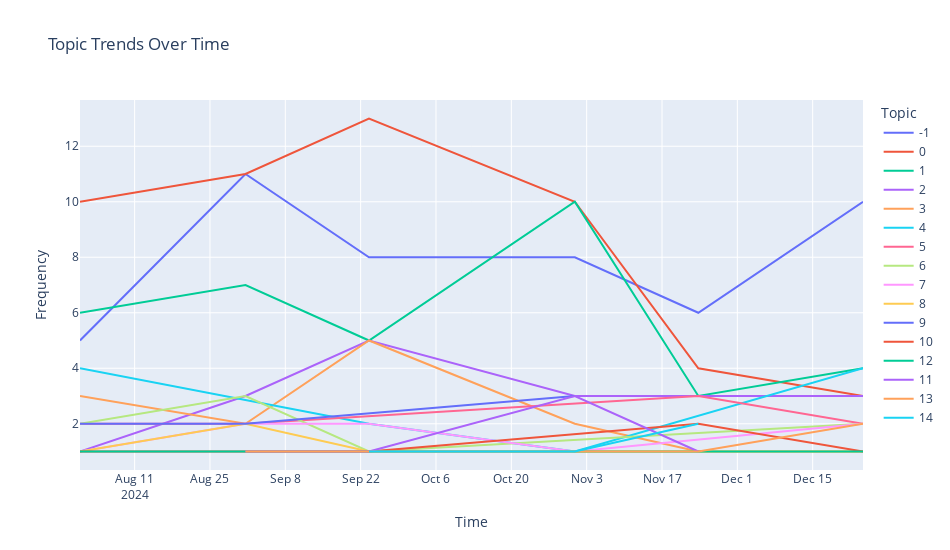

Here is the notebook cell this chart was saved with:
### Code cell
import plotly.express as px

# Convert Timestamp to datetime (if needed)
topics_over_time["Timestamp"] = pd.to_datetime(topics_over_time["Timestamp"])

# Plot topic trends
fig = px.line(
    topics_over_time,
    x="Timestamp",
    y="Frequency",
    color="Topic",
    hover_data={"Words": True},
    title="Topic Trends Over Time"
)

# Customize layout
fig.update_layout(
    xaxis_title="Time",
    yaxis_title="Frequency",
    width=950,
    height=550
)

fig.show()

### Figure 1 — Plotly figure (JSON) as saved in the notebook; plotly's stock layout.template omitted (floating-point values rounded to 4 significant figures)
{"data": [{"customdata": [["school waiting long, accept school waiting, bummer think advertise, waiting long need, long need dissatisfied"], ["afterschool need product, file available free, encourage caregiver, office need, elementary afterschool need"], ["school subscribe email, create plan, subscribe email address, write plan, email"], ["scope need, afford time look, site resourcesjust need, time invest soon, time invest"], ["vocational school special, vocational, variety quality need, quality need, quality need justify"], ["align need, school align, organize difficult, organize, plan make"]], "hovertemplate": "Topic=-1<br>Timestamp=%{x}<br>Frequency=%{y}<br>Words=%{customdata[0]}<extra></extra>", "legendgroup": "-1", "line": {"color": "#636efa", "dash": "solid"}, "marker": {"symbol": "circle"}, "mode": "lines", "name": "-1", "orientation": "v", "showlegend": true, "type": "scatter", "x": ["2024-07-31T20:19:40.800000", "2024-08-31T14:24:00", "2024-09-23T13:12:00", "2024-10-31T19:12:00", "2024-11-23T18:00:00", "2024-12-24T08:24:00"], "xaxis": "x", "y": [5, 11, 8, 8, 6, 10], "yaxis": "y"}, {"customdata": [["cancel free trial, cancel help, cancel free, cancel help page, try cancel"], ["month cancel, cancel trial, charge month, month charge, free trial end"], ["charge apparently cancel, cancel month, actually cancel frustrating, think cancel, cancel cancel"], ["try cancel month, cancel month, cancel month continue, cancel monthly, try cancel"], ["charge past month, month charge, account charge, month charge long, account charge past"], ["try cancel month, cancel month, cancel month time, think cancel, try cancel"]], "hovertemplate": "Topic=0<br>Timestamp=%{x}<br>Frequency=%{y}<br>Words=%{customdata[0]}<extra></extra>", "legendgroup": "0", "line": {"color": "#EF553B", "dash": "solid"}, "marker": {"symbol": "circle"}, "mode": "lines", "name": "0", "orientation": "v", "showlegend": true, "type": "scatter", "x": ["2024-07-31T20:19:40.800000", "2024-08-31T14:24:00", "2024-09-23T13:12:00", "2024-10-31T19:12:00", "2024-11-23T18:00:00", "2024-12-24T08:24:00"], "xaxis": "x", "y": [10, 11, 13, 10, 4, 3], "yaxis": "y"}, {"customdata": [["print download, gallery download, download, design exist hard, item digital"], ["page print frustrating, cut page print, print frustrating print, page print, page open print"], ["poster download difficult, download print, download difficult, download difficult indicate, know download hard"], ["print want, print require prep, interactive just print, need clipart, want print"], ["download useful, haad download useful, mobile device, make website, specifoc preview download"], ["way print download, print download, page print, available pdf, issue like illustration"]], "hovertemplate": "Topic=1<br>Timestamp=%{x}<br>Frequency=%{y}<br>Words=%{customdata[0]}<extra></extra>", "legendgroup": "1", "line": {"color": "#00cc96", "dash": "solid"}, "marker": {"symbol": "circle"}, "mode": "lines", "name": "1", "orientation": "v", "showlegend": true, "type": "scatter", "x": ["2024-07-31T20:19:40.800000", "2024-08-31T14:24:00", "2024-09-23T13:12:00", "2024-10-31T19:12:00", "2024-11-23T18:00:00", "2024-12-24T08:24:00"], "xaxis": "x", "y": [6, 7, 5, 10, 3, 4], "yaxis": "y"}, {"customdata": [["math school math, math look like, school math look, school math, math school"], ["computer science math, math stuff apply, apply justify rigorous, math alot, stuff apply justify"], ["math standard, key math, math, level math, stuff adjust assignment"], ["school math majority, create school math, school math, math 912, math alot recreation"], ["school math, school chemistry, level secondary elementary, elementary stuff, basic addition subtraction"], ["insufficient level subjectcurriculum, limited physical education, need enhance learn, low insufficient, level subjectcurriculum"]], "hovertemplate": "Topic=2<br>Timestamp=%{x}<br>Frequency=%{y}<br>Words=%{customdata[0]}<extra></extra>", "legendgroup": "2", "line": {"color": "#ab63fa", "dash": "solid"}, "marker": {"symbol": "circle"}, "mode": "lines", "name": "2", "orientation": "v", "showlegend": true, "type": "scatter", "x": ["2024-07-31T20:19:40.800000", "2024-08-31T14:24:00", "2024-09-23T13:12:00", "2024-10-31T19:12:00", "2024-11-23T18:00:00", "2024-12-24T08:24:00"], "xaxis": "x", "y": [1, 3, 5, 3, 3, 3], "yaxis": "y"}, {"customdata": [["love site expand, site expand love, love site thank, thank love site, love site"], ["hope utilize wonderful, utilize wonderful ill, love website able, hope utilize, utilize wonderful"], ["love site highly, site highly love, absolutely love site, love helpful, utilize absolutely love"], ["lifesaver wiggle room, love helpful, lifesaver, able applicable, able applicable early"], ["affordable definitely resubscribe, definitely resubscribe, wonderful affordable definitely, resubscribe, wonderful affordable"], ["fulfill money maintain, plan continue future, continue future fulfill, future fulfill money, plan continue"]], "hovertemplate": "Topic=3<br>Timestamp=%{x}<br>Frequency=%{y}<br>Words=%{customdata[0]}<extra></extra>", "legendgroup": "3", "line": {"color": "#FFA15A", "dash": "solid"}, "marker": {"symbol": "circle"}, "mode": "lines", "name": "3", "orientation": "v", "showlegend": true, "type": "scatter", "x": ["2024-07-31T20:19:40.800000", "2024-08-31T14:24:00", "2024-09-23T13:12:00", "2024-10-31T19:12:00", "2024-11-23T18:00:00", "2024-12-24T08:24:00"], "xaxis": "x", "y": [3, 2, 5, 2, 1, 1], "yaxis": "y"}, {"customdata": [["look english phonic, dual printable englishmandarin, english phonic, read copywriting, english phonic game"], ["comprehension passage sciencesocial, comprehension passage, vocabulary grammar, vocabulary grammar level, reading comprehension passage"], ["traditional chinese 5yearold, chinese 5yearold, 5yearold especially phonetic, chinese 5yearold especially, phonetic symbol zhuyin"], ["russian immersion english, immersion english renew, immersion english, english renew, improve read"]], "hovertemplate": "Topic=4<br>Timestamp=%{x}<br>Frequency=%{y}<br>Words=%{customdata[0]}<extra></extra>", "legendgroup": "4", "line": {"color": "#19d3f3", "dash": "solid"}, "marker": {"symbol": "circle"}, "mode": "lines", "name": "4", "orientation": "v", "showlegend": true, "type": "scatter", "x": ["2024-07-31T20:19:40.800000", "2024-09-23T13:12:00", "2024-10-31T19:12:00", "2024-12-24T08:24:00"], "xaxis": "x", "y": [4, 2, 1, 4], "yaxis": "y"}, {"customdata": [["allow instructional outside, countystate allow instructional, instructional outside able, school implement strict, outside able school"], ["introduce school place, school place provide, school site, introduce school, school place"], ["need access school, access school, access school assignment, school user password, school usa need"], ["grammar world school, private school excellent, private school, school excellent love, add grammar world"]], "hovertemplate": "Topic=5<br>Timestamp=%{x}<br>Frequency=%{y}<br>Words=%{customdata[0]}<extra></extra>", "legendgroup": "5", "line": {"color": "#FF6692", "dash": "solid"}, "marker": {"symbol": "circle"}, "mode": "lines", "name": "5", "orientation": "v", "showlegend": true, "type": "scatter", "x": ["2024-07-31T20:19:40.800000", "2024-08-31T14:24:00", "2024-11-23T18:00:00", "2024-12-24T08:24:00"], "xaxis": "x", "y": [2, 2, 3, 2], "yaxis": "y"}, {"customdata": [["need summer potentially, need summer, potentially summer, summer potentially summer, summer need"], ["summer month school, purchase daughter summer, summer need, summer need right, buy annual school"], ["junior school need, junior school, school need anymore, thank junior school, school need"], ["sex germany barbie, parent twinkle supplemental, germany barbie sex, daughter work tutor, help daughter work"]], "hovertemplate": "Topic=6<br>Timestamp=%{x}<br>Frequency=%{y}<br>Words=%{customdata[0]}<extra></extra>", "legendgroup": "6", "line": {"color": "#B6E880", "dash": "solid"}, "marker": {"symbol": "circle"}, "mode": "lines", "name": "6", "orientation": "v", "showlegend": true, "type": "scatter", "x": ["2024-07-31T20:19:40.800000", "2024-08-31T14:24:00", "2024-09-23T13:12:00", "2024-12-24T08:24:00"], "xaxis": "x", "y": [2, 3, 1, 2], "yaxis": "y"}, {"customdata": [["justify nearly 90, price significantly increase, nearly 90 spend, 90 spend, like price significantly"], ["justify monthly cost, monthly cost start, monthly cost, expensive consider subscribe, justify monthly"], ["just afford time, afford time, like just afford, just afford, want purchase outright"], ["just occasionally niece, occasionally niece, need time anymore, excellent need time, anymore just occasionally"], ["reasonable occasional price, reasonably price, reasonably price just, 4995 reasonable occasional, occasional price"]], "hovertemplate": "Topic=7<br>Timestamp=%{x}<br>Frequency=%{y}<br>Words=%{customdata[0]}<extra></extra>", "legendgroup": "7", "line": {"color": "#FF97FF", "dash": "solid"}, "marker": {"symbol": "circle"}, "mode": "lines", "name": "7", "orientation": "v", "showlegend": true, "type": "scatter", "x": ["2024-07-31T20:19:40.800000", "2024-08-31T14:24:00", "2024-09-23T13:12:00", "2024-10-31T19:12:00", "2024-12-24T08:24:00"], "xaxis": "x", "y": [1, 2, 2, 1, 2], "yaxis": "y"}, {"customdata": [["special ed board, modification special ed, need modification special, board maker symbol, special lead"], ["special education interactive, internet special education, special ed, special education, elementary special education"], ["special education just, school special education, education school justify, special ed, special education school"], ["specialty school service, school service really, stuff special education, school service, specialty school"], ["school special education, special education look, special education just, special education, stuff special education"], ["cognitivelyappropriate infantilize easy, nonchildish special ed, special need cognitivelyappropriate, cognitivelyappropriate infantilize, infantilize easy"]], "hovertemplate": "Topic=8<br>Timestamp=%{x}<br>Frequency=%{y}<br>Words=%{customdata[0]}<extra></extra>", "legendgroup": "8", "line": {"color": "#FECB52", "dash": "solid"}, "marker": {"symbol": "circle"}, "mode": "lines", "name": "8", "orientation": "v", "showlegend": true, "type": "scatter", "x": ["2024-07-31T20:19:40.800000", "2024-08-31T14:24:00", "2024-09-23T13:12:00", "2024-10-31T19:12:00", "2024-11-23T18:00:00", "2024-12-24T08:24:00"], "xaxis": "x", "y": [1, 2, 1, 1, 1, 1], "yaxis": "y"}, {"customdata": [["basic information, educate standard basic, basic information like, basic adequate, standard basic information"], ["science english flound, look various subject, math science english, science english, science specifically wind"], ["christian educator work, christian content promote, christian educator, christian content, parish provide bible"]], "hovertemplate": "Topic=9<br>Timestamp=%{x}<br>Frequency=%{y}<br>Words=%{customdata[0]}<extra></extra>", "legendgroup": "9", "line": {"color": "#636efa", "dash": "solid"}, "marker": {"symbol": "circle"}, "mode": "lines", "name": "9", "orientation": "v", "showlegend": true, "type": "scatter", "x": ["2024-07-31T20:19:40.800000", "2024-08-31T14:24:00", "2024-10-31T19:12:00"], "xaxis": "x", "y": [2, 2, 3], "yaxis": "y"}, {"customdata": [["good site retire, site retire need, retire need place, site retire, retire need"], ["place long site, long site, place long, need place long, long site think"], ["think future old, future old, think future, site think future, future"], ["retire 12 plethora, retire 12, retire watch penny, thank retire 12, retire watch"], ["long work population, long work, work population, long member long, member long work"]], "hovertemplate": "Topic=10<br>Timestamp=%{x}<br>Frequency=%{y}<br>Words=%{customdata[0]}<extra></extra>", "legendgroup": "10", "line": {"color": "#EF553B", "dash": "solid"}, "marker": {"symbol": "circle"}, "mode": "lines", "name": "10", "orientation": "v", "showlegend": true, "type": "scatter", "x": ["2024-07-31T20:19:40.800000", "2024-08-31T14:24:00", "2024-09-23T13:12:00", "2024-11-23T18:00:00", "2024-12-24T08:24:00"], "xaxis": "x", "y": [1, 1, 1, 2, 1], "yaxis": "y"}, {"customdata": [["guy provide awesome, make reliable educational, reliable educational materialsactvitie, provide awesome, guy provide"], ["variety meeting need, variety, meeting need, variety meeting, materialsactvitie variety"], ["appreciate volume creative, volume creative option, appreciate volume, volume creative, need appreciate volume"], ["modify greatly make, modify greatly, greatly make useful, make useful, modify"]], "hovertemplate": "Topic=12<br>Timestamp=%{x}<br>Frequency=%{y}<br>Words=%{customdata[0]}<extra></extra>", "legendgroup": "12", "line": {"color": "#00cc96", "dash": "solid"}, "marker": {"symbol": "circle"}, "mode": "lines", "name": "12", "orientation": "v", "showlegend": true, "type": "scatter", "x": ["2024-07-31T20:19:40.800000", "2024-09-23T13:12:00", "2024-11-23T18:00:00", "2024-12-24T08:24:00"], "xaxis": "x", "y": [1, 1, 1, 1], "yaxis": "y"}, {"customdata": [["experience change district, district level pay, change district level, change district, level pay"], ["switch ultimate core, try way switch, way switch ultimate, ultimate core option, core option"], ["position change intervention, position change, switch level pathsplan, change intervention need, need change"], ["work 512th struggle, work 512th, 512th struggle, 512th struggle meet, know work 512th"]], "hovertemplate": "Topic=11<br>Timestamp=%{x}<br>Frequency=%{y}<br>Words=%{customdata[0]}<extra></extra>", "legendgroup": "11", "line": {"color": "#ab63fa", "dash": "solid"}, "marker": {"symbol": "circle"}, "mode": "lines", "name": "11", "orientation": "v", "showlegend": true, "type": "scatter", "x": ["2024-08-31T14:24:00", "2024-09-23T13:12:00", "2024-10-31T19:12:00", "2024-11-23T18:00:00"], "xaxis": "x", "y": [1, 1, 3, 1], "yaxis": "y"}, {"customdata": [["inmersion hispanic month, hispanic month, hispanic month nee, spanish inmersion, spanish inmersion hispanic"], ["spanish computer look, spanish computer, computer look google, look google slide, nee spanish computer"], ["useful especially spanish, option spanish, select downloand spanish, spanish hard come, add option spanish"]], "hovertemplate": "Topic=13<br>Timestamp=%{x}<br>Frequency=%{y}<br>Words=%{customdata[0]}<extra></extra>", "legendgroup": "13", "line": {"color": "#FFA15A", "dash": "solid"}, "marker": {"symbol": "circle"}, "mode": "lines", "name": "13", "orientation": "v", "showlegend": true, "type": "scatter", "x": ["2024-08-31T14:24:00", "2024-11-23T18:00:00", "2024-12-24T08:24:00"], "xaxis": "x", "y": [1, 1, 2], "yaxis": "y"}, {"customdata": [["site subscribe soon, good site subscribe, site subscribe, subscribe soon time, subscribe soon"], ["switch job long, account different email, job switch, job switch job, new job switch"], ["afford new job, job husband lose, time new job, husband lose job, new job husband"]], "hovertemplate": "Topic=14<br>Timestamp=%{x}<br>Frequency=%{y}<br>Words=%{customdata[0]}<extra></extra>", "legendgroup": "14", "line": {"color": "#19d3f3", "dash": "solid"}, "marker": {"symbol": "circle"}, "mode": "lines", "name": "14", "orientation": "v", "showlegend": true, "type": "scatter", "x": ["2024-09-23T13:12:00", "2024-10-31T19:12:00", "2024-11-23T18:00:00"], "xaxis": "x", "y": [1, 1, 2], "yaxis": "y"}], "layout": {"height": 550, "legend": {"title": {"text": "Topic"}, "tracegroupgap": 0}, "title": {"text": "Topic Trends Over Time"}, "width": 950, "xaxis": {"anchor": "y", "domain": [0, 1], "title": {"text": "Time"}}, "yaxis": {"anchor": "x", "domain": [0, 1], "title": {"text": "Frequency"}}}}
